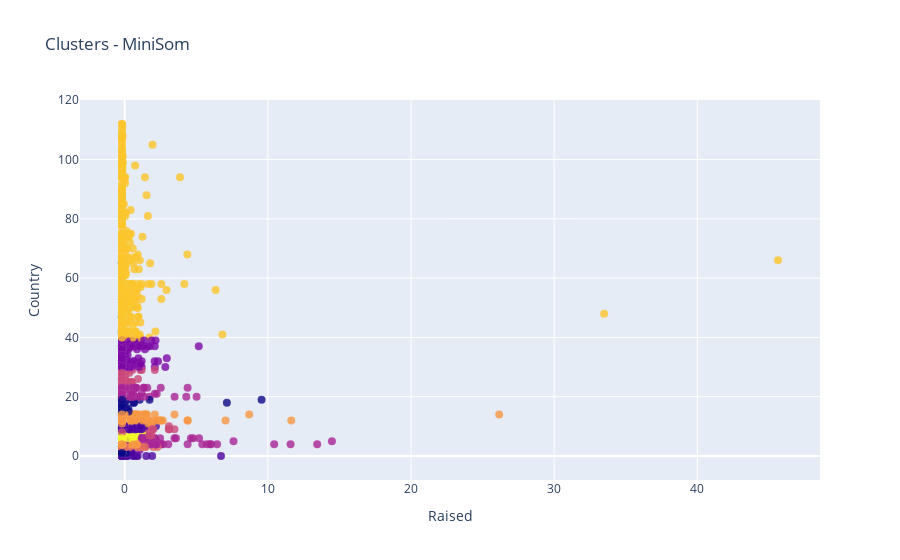

Notebook source saved alongside this figure:
### Code cell
# Criar um gráfico de dispersão 2D para visualizar os clusters
trace = go.Scatter(
    x=data_with_clusters[:, 0],  # Coluna Raised
    y=data_with_clusters[:, 1],  # Coluna Country_ID
    mode='markers',
    marker=dict(
        color=winning_neurons[:, 0],  # Cores com base nos neurônios vencedores
        size=8,
        line=dict(
            color='rgba(217, 217, 217, 0.14)',
            width=0.5
        ),
        opacity=0.8
    )
)

# Criar layout
layout = go.Layout(
    title='Clusters - MiniSom',
    xaxis=dict(title='Raised'),
    yaxis=dict(title='Country')
)

# Criar figura
fig = go.Figure(data=[trace], layout=layout)

# Plotar o gráfico
# filename='minisom_cluster_plot_2d.html'
iplot(fig)

### Figure 1 — Plotly figure (JSON) as saved in the notebook; plotly's stock layout.template omitted (floating-point values rounded to 4 significant figures; data arrays with more than 128 entries replaced by an {"elided": "..."} marker saying what was removed)
{"data": [{"marker": {"color": {"elided": "6541 int values"}, "line": {"color": "rgba(217, 217, 217, 0.14)", "width": 0.5}, "opacity": 0.8, "size": 8}, "mode": "markers", "type": "scatter", "x": {"elided": "6541 float values"}, "y": {"elided": "6541 int values"}}], "layout": {"title": {"text": "Clusters - MiniSom"}, "xaxis": {"title": {"text": "Raised"}}, "yaxis": {"title": {"text": "Country"}}}}
